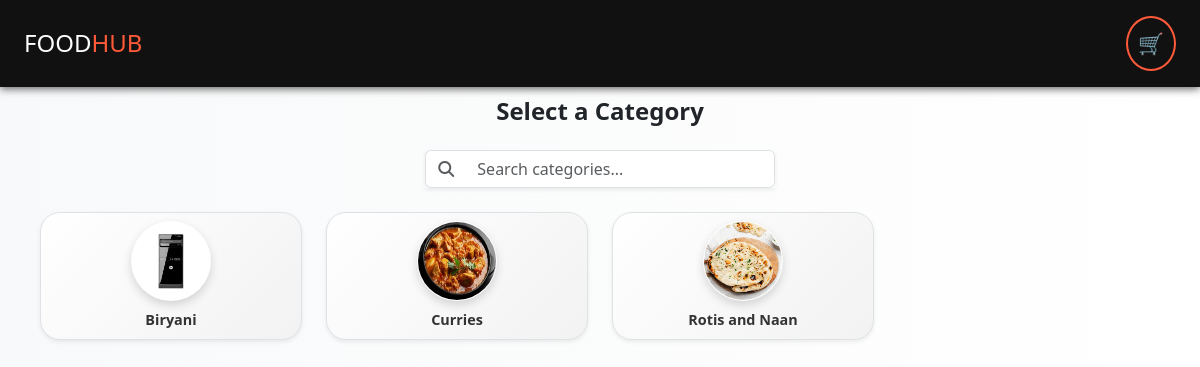
/self_order/, run on the app's committed database.
### app2/models.py (models this page shows, shortened)
class Categories(models.Model):
    name = models.CharField(max_length=255)
    description = models.TextField()
    image = models.ImageField(upload_to='Categories/', blank=True, null=True)
    is_active = models.BooleanField(default=True)
    created_at = models.DateTimeField()
    updated_at = models.DateTimeField(auto_now=True)
    code = models.IntegerField(null=True, default=None)

### app1/views.py (the view)
# urls.py: path('self_order/', self_order, name='self_order'),
def self_order(request):
    restaurant = Restaurants.objects.first()
    table_no = request.GET.get('table_no')
    username = request.GET.get('username')
    cat_det = Categories.objects.all()
    all_menuitems = MenuItems.objects.all()
    menuitems_det = Menuitems_details.objects.all()
    gst_details = {
        item.name: {
            'gst_rate': float(item.gst.replace('%', '')) / 100 if item.gst else 0,
            'gst_type': item.gst_type or 'Exclusive'
        } for item in all_menuitems
    }
    menu_details = {}
    for detail in menuitems_det:
        item_name = detail.name
        if item_name not in menu_details:
            menu_details[item_name] = []
        menu_details[item_name].append({
            'size': detail.size,
            'table_price': float(detail.table_price),
        })
    context = {
        'restaurant':restaurant,
        'cat_det': cat_det,
        'all_menuitems': all_menuitems,
        'menu_details_json': mark_safe(json.dumps(menu_details)),
        'gst_details_json': mark_safe(json.dumps(gst_details)),
        'table_no': table_no,
        'username': username,
    }
    return render(request, 'Customer/self_order.html', context)

### templates/Customer/self_order.html (shortened to what this page needs)
{% load static %}
<!DOCTYPE html>
<html lang="en">
<head>
  <link href="https://cdn.jsdelivr.net/npm/bootstrap@5.3.0/dist/css/bootstrap.min.css" rel="stylesheet">
  <link rel="stylesheet" href="https://cdnjs.cloudflare.com/ajax/libs/font-awesome/6.4.0/css/all.min.css">
<body>
  <header class="neon-header d-flex justify-content-between align-items-center px-4 py-3">
    <h4 class="m-0">FOOD<span class="highlight">HUB</span></h4>
    <button class="neon-cart" data-bs-target="#selectedItemsModal"  onclick="toggleOrderModal()">🛒</button>
  </header>
  <section id="categories-section" class="container">
    <h4 class="text-center mb-4 fw-semibold">
      Select a Category
    </h4>
    <div class="row justify-content-center mb-4">
      <div class="col-md-4 px-3">
        <div class="input-group shadow-sm">
          <span class="input-group-text bg-white border-end-0">
            <i class="fas fa-search text-muted"></i>
          </span>
          <input type="text" id="categorySearch" class="form-control border-start-0" placeholder="Search categories...">
        </div>
      </div>
    </div>
    <div class="row" id="category-list">
      {% for category in cat_det %}
      <div class="col-6 col-md-3 mb-4 category-item">
        <div class="category-card text-center p-2 border shadow-sm bg-white hover-shadow"
          onclick="showMenu('{{ category.id }}', '{{ category.name }}')">
          <div class="category-image-wrapper mx-auto mb-2">
            <img src="{{ category.image.url }}" class="category-img" alt="{{ category.name }}">
          </div>
          <div class="category-title fw-semibold">{{ category.name }}</div>
        </div>
      </div>
      {% endfor %}
    </div>
  </section>
</body>
</html>

### templates/Customer/self_order.html (style rules this page uses)
body { margin: 0; background: linear-gradient(to right, #f8f9fa, #ffffff); font-family: 'Segoe UI', sans-serif; }
.container { padding: 10px; }
.menu-card, .category-card { background: linear-gradient(135deg, #ffffff, #f2f2f2); border-radius: 20px; box-shadow: 0 4px 12px rgba(0, 0, 0, 0.06); transition: all 0.3s ease-in-out; cursor: pointer; padding: 10px; opacity: 0; animation: fadeInUp 0.6s ease forwards; }
.category-img, .menuitem-img { width: 80px; height: 80px; border-radius: 50%; object-fit: fill; padding: 1px; background: white; box-shadow: 0 4px 10px rgba(0, 0, 0, 0.15); transition: transform 0.3s ease; }
#categories-section, #menu-section { min-height: 80vh; overflow-y: auto; overflow-x: hidden; scroll-behavior: smooth; }
.category-title { font-size: 0.9rem; color: #333; margin-top: 5px; }
.input-group-text { background-color: #fff; border-radius: 0.375rem 0 0 0.375rem; }
.neon-header { background: #111; color: #fff; box-shadow: 0 2px 8px rgba(0, 0, 0, 0.6); }
.neon-header .highlight { color: #ff5a39; }
.neon-cart { font-size: 1.3rem; color: #ff5a39; background: none; border: 2px solid #ff5a39; border-radius: 50%; padding: 10px; transition: all 0.3s ease; }

### data on the page
Categories: image (picture), name "Biryani"
Categories: image (picture), name "Curries"
Categories: image (picture), name "Rotis and Naan"
